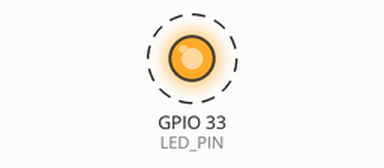
This sketch was run on a simulated ESP32. On the bench: output pins drawn as LEDs (lit = HIGH). Dashed ring = blinking.

Above: at 0.5 s.
Timing chart, 0 to 4.6 s (numbered marks = the images above):
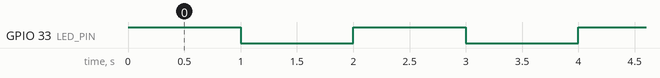

The sketch:

esp32cam.ino
```cpp
/*
  Blink

  Turns an LED on for one second, then off for one second, repeatedly.
*/

// Most ESP32 boards don't define LED_BUILTIN, so we define it ourselves
#define LED_PIN 33  // GPIO33 = onboard red LED on AI Thinker ESP32-CAM

void setup() {
  // initialize digital pin as an output.
  pinMode(LED_PIN, OUTPUT);
}

// the loop function runs over and over again forever
void loop() {
  digitalWrite(LED_PIN, HIGH);   // turn the LED on (HIGH is the voltage level)
  delay(1000);                   // wait for a second
  digitalWrite(LED_PIN, LOW);    // turn the LED off by making the voltage LOW
  delay(1000);                   // wait for a second
}
```

Measured:
- by itself, GPIO 33 (LED_PIN): alternates HIGH for 1.0 s and LOW for 1.0 s
